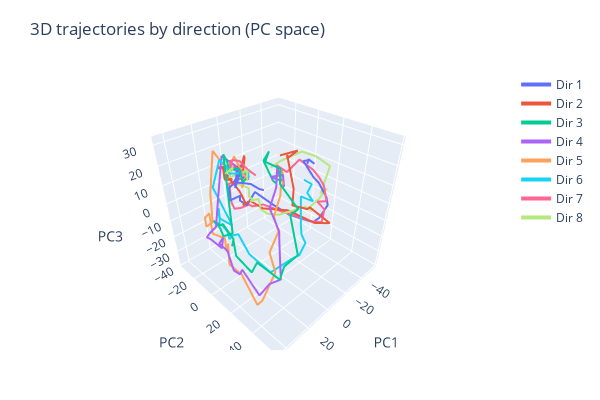

The notebook cell this image was saved under:
### Code cell
proj_svd = U_x[:, :3].T @ X
low_d_trajectory_svd = proj_svd.reshape(3, numTimebins, 8)

T = low_d_trajectory_svd.shape[1]
fig = go.Figure()

for ii in range(8):
    fig.add_trace(go.Scatter3d(
        x=low_d_trajectory_svd[0, :, ii],
        y=low_d_trajectory_svd[1, :, ii],
        z=low_d_trajectory_svd[2, :, ii],
        mode="lines",
        name=f"Dir {ii+1}",
        line=dict(width=4),
        customdata=np.arange(T),  # to show time index on hover
        hovertemplate="t=%{customdata}<extra>%{fullData.name}</extra>",
    ))

fig.update_layout(
    title="3D trajectories by direction (PC space)",
    width=600,   
    height=400,  
    margin=dict(l=50, r=50, t=70, b=50),
    scene=dict(
        xaxis_title="PC1",
        yaxis_title="PC2",
        zaxis_title="PC3",
        aspectmode="cube"  
    )
)
fig.show()
